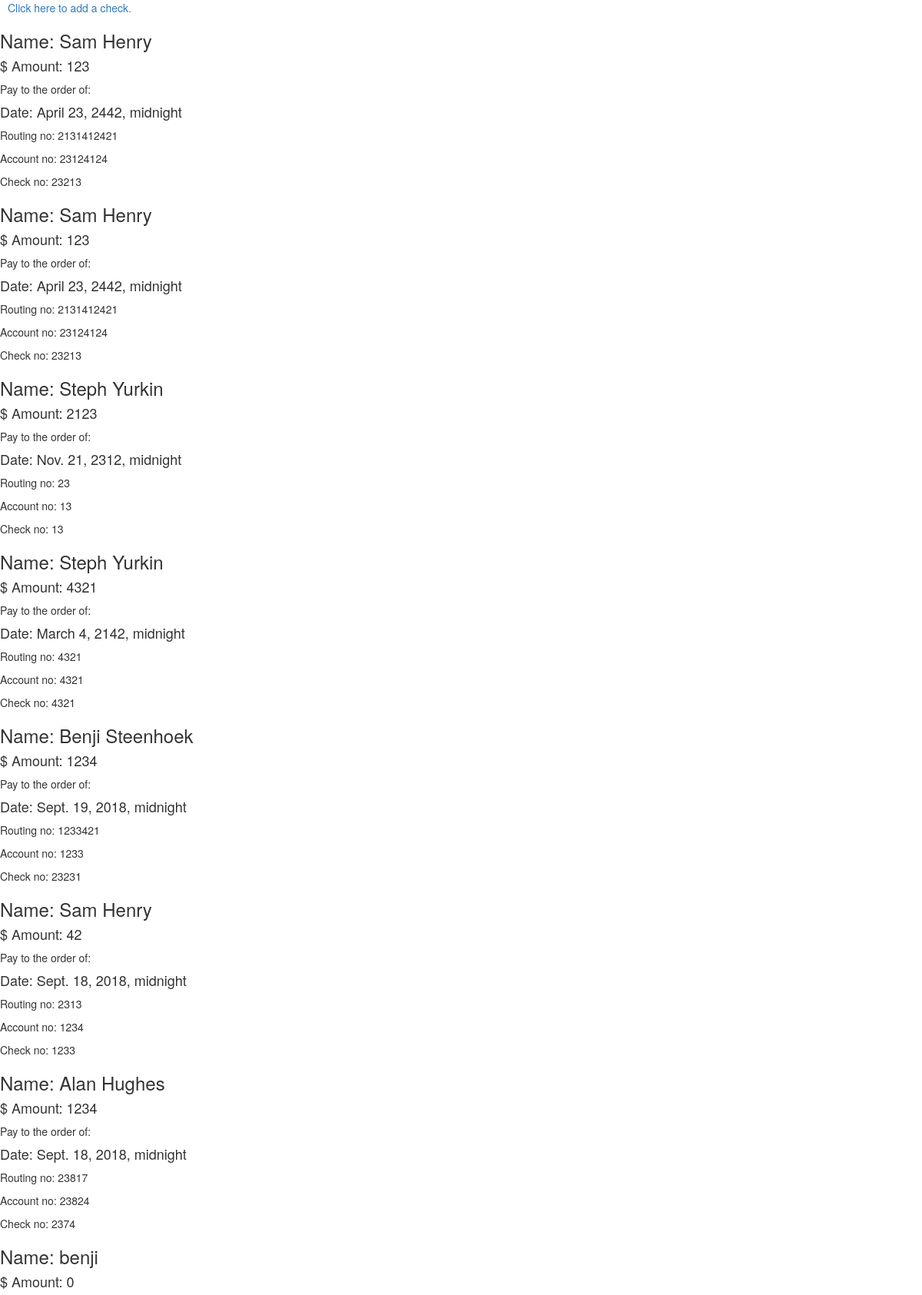
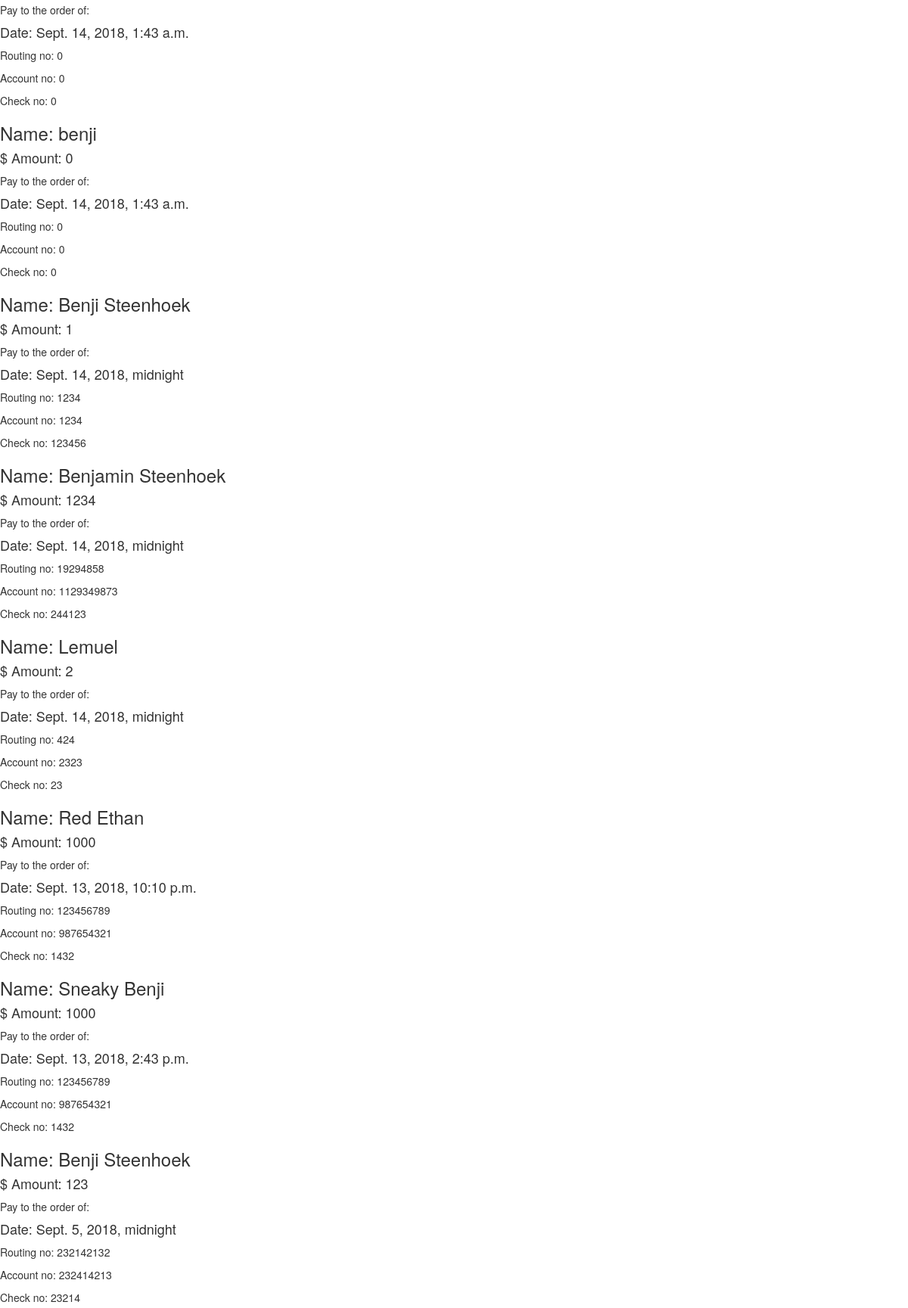
Page /managechecks/ (upper part) on the committed database (2 pictures, top to bottom).
### managechecks/models.py (models this page shows)
class Check(models.Model):
    name = models.CharField(max_length=150)
    written_date = models.DateTimeField('date written')
    amount = models.PositiveIntegerField('amount')
    routing_no = models.PositiveIntegerField('routing number')
    account_no = models.PositiveIntegerField('account number')
    check_no = models.PositiveIntegerField('check number')

### managechecks/views.py (the view)
# urls.py: path('', views.index, name='index'),
def index(request):
    return render(request, 'managechecks/index.html', {"checks": Check.objects.order_by('-written_date').exclude(name="")})

### managechecks/templates/managechecks/index.html (shortened to what this page needs)
{% extends "checksbase.html" %}
{% block content %}
<a style="margin: 10px;" href="/managechecks/addchecks/">Click here to add a check.</a>
{% for q in checks %}
    <div class="check-container">
        <h3 class="name">Name: {{ q.name }}</h3>
        <h4 class="amount">$ Amount: {{ q.amount }}</h4>
        <div class="signline">Pay to the order of:</div>
        <h4 class="written_date">Date: {{ q.written_date }}</h4>
        <p class="routing_no">Routing no: {{ q.routing_no }}</p>
        <p class="account_no">Account no: {{ q.account_no }}</p>
        <p class="check_no">Check no: {{ q.check_no }}</p>
    </div>
{% endfor %}
{% endblock %}

### managechecks/templates/checksbase.html (shortened to what this page needs)
<html lang="en">
<head>
    <link rel="stylesheet" href="https://maxcdn.bootstrapcdn.com/bootstrap/3.3.7/css/bootstrap.min.css">
</head>
<body>
        {% block content %}{% endblock %}
</body>
</html>

### rows in the picture
Check: name "Sam Henry", amount "123", written_date "April 23, 2442, midnight", routing_no "2131412421", account_no "23124124", check_no "23213"
Check: name "Sam Henry", amount "123", written_date "April 23, 2442, midnight", routing_no "2131412421", account_no "23124124", check_no "23213"
Check: name "Steph Yurkin", amount "2123", written_date "Nov. 21, 2312, midnight", routing_no "23", account_no "13", check_no "13"
Check: name "Steph Yurkin", amount "4321", written_date "March 4, 2142, midnight", routing_no "4321", account_no "4321", check_no "4321"
Check: name "Benji Steenhoek", amount "1234", written_date "Sept. 19, 2018, midnight", routing_no "1233421", account_no "1233", check_no "23231"
Check: name "Sam Henry", amount "42", written_date "Sept. 18, 2018, midnight", routing_no "2313", account_no "1234", check_no "1233"
Check: name "Alan Hughes", amount "1234", written_date "Sept. 18, 2018, midnight", routing_no "23817", account_no "23824", check_no "2374"
Check: name "benji", amount "0", written_date "Sept. 14, 2018, 1:43 a.m.", routing_no "0", account_no "0", check_no "0"
Check: name "benji", amount "0", written_date "Sept. 14, 2018, 1:43 a.m.", routing_no "0", account_no "0", check_no "0"
Check: name "Benji Steenhoek", amount "1", written_date "Sept. 14, 2018, midnight", routing_no "1234", account_no "1234", check_no "123456"
Check: name "Benjamin Steenhoek", amount "1234", written_date "Sept. 14, 2018, midnight", routing_no "19294858", account_no "1129349873", check_no "244123"
Check: name "Lemuel", amount "2", written_date "Sept. 14, 2018, midnight", routing_no "424", account_no "2323", check_no "23"
Check: name "Red Ethan", amount "1000", written_date "Sept. 13, 2018, 10:10 p.m.", routing_no "123456789", account_no "987654321", check_no "1432"
Check: name "Sneaky Benji", amount "1000", written_date "Sept. 13, 2018, 2:43 p.m.", routing_no "123456789", account_no "987654321", check_no "1432"
Check: name "Benji Steenhoek", amount "123", written_date "Sept. 5, 2018, midnight", routing_no "232142132", account_no "232414213", check_no "23214"
